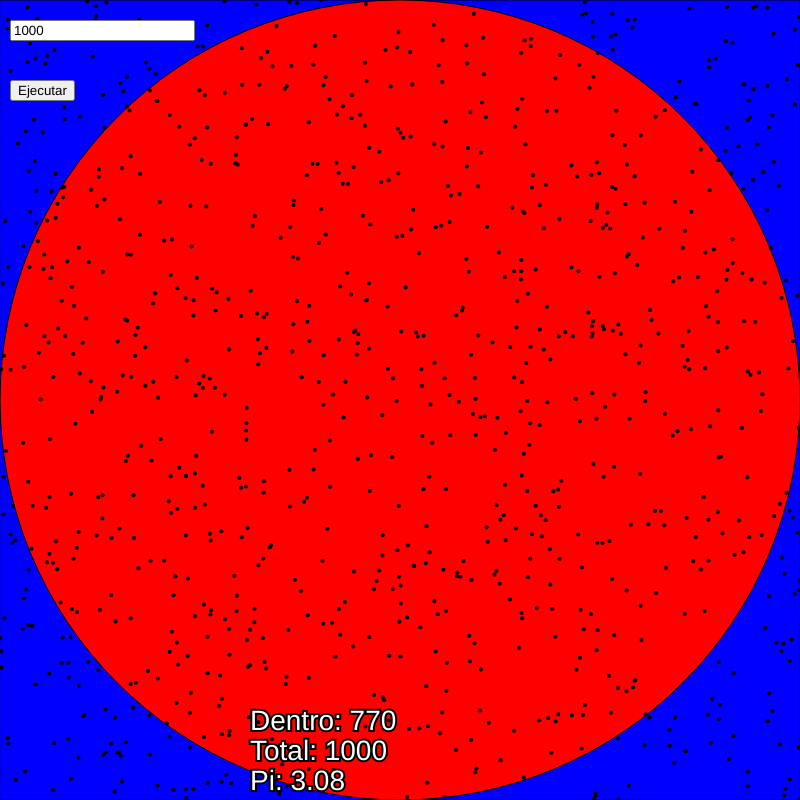
Frame 1 (no input)
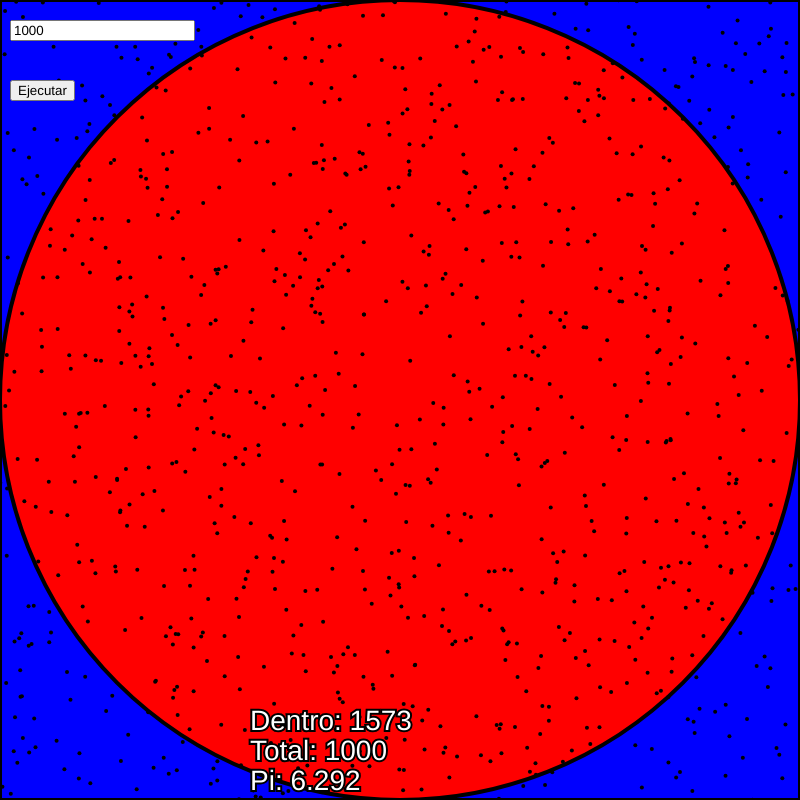
Frame 2 (the mouse pressed at the canvas centre, redrawn once)

The p5.js sketch that drew these frames (run headless with seeded random() and noise() and a simulated clock; the mouse was pressed at the canvas centre and the sketch redrawn once):

// p5.js sketch
// ── sketch.js
let puntos = 1000
let contador = 0
let inputPuntos 
let botonEjecutar
let colorCuadrado
let colorCirculo

function setup() {
 // put setup code here
 createCanvas(800,800)
 noLoop() //Draw se ejecutara solo una vez
 rectMode(CENTER)
 inputPuntos = createInput(String(puntos))
 inputPuntos.position(10,20)
 colorCuadrado = createColorPicker('blue')
 colorCirculo = createColorPicker('red')
 botonEjecutar = createButton('Ejecutar')
 botonEjecutar.position(10,80) 
 botonEjecutar.mousePressed(ejecutar)
}

function ejecutar()
{
  puntos = int(inputPuntos.value())
  contador = 0
  redraw()
}

function draw() {
  // put drawing code here
  //background(255)
  //rect(100, 100, 200, 200)
  translate(width/2,height/2)
  let cCirc = colorCirculo.color()
  let cCuad = colorCuadrado.color()
  fill(cCuad)
  rect(0,0,width,height)
  fill(cCirc)
  circle(0,0,width,height)

  let radio = width/2
  let lado = width
  strokeWeight(4)
  stroke(0)
  for(let i=0;i<puntos;i++)
  {
    let x = random(-width/2,width/2)
    let y = random(-height/2,height/2)
    point(x,y)
    let d = dist(0,0,x,y)
    if(d <= radio)
    {
      contador++
    }
  }
  let pi = (contador*lado*lado)/(radio*radio*puntos)
  fill(255)
  textSize(28)
  text("Dentro: " + contador,-150,330)
  text("Total: " + puntos,-150,360)
  text("Pi: " + pi,-150,390)
}
